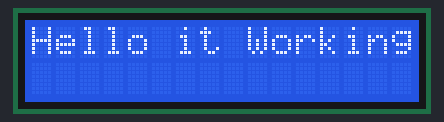
The sketch below on a simulated Arduino Uno, built with avr-gcc and run on an emulated ATmega328P. Parts: 16×2 character LCD.

Above: at 5.1 s.
At 15.2 s:
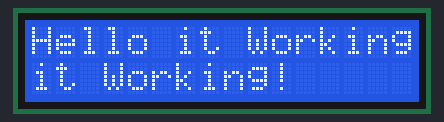
At 20.2 s:
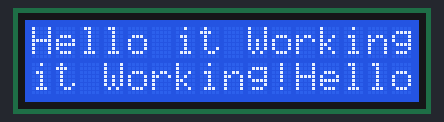
At 25.2 s:
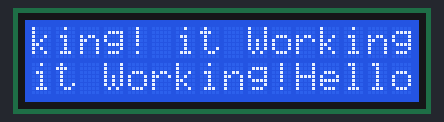
At 30.2 s:
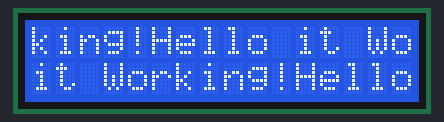

The sketch:

Disastermy.ino
```cpp
#include <Wire.h>
#include <LiquidCrystal_I2C.h>


const byte LCDcolumns = 16;
const byte LCDrows = 2;

// 0x27 is the default address. Is your address 0x3F - if so, change  to 0x3F
LiquidCrystal_I2C lcd(0x27, LCDcolumns, LCDrows);

void setup(){

  Serial.begin(9600);
  lcd.init();
  lcd.backlight();
  lcd.home();


}

void loop(){

delay(5000);
lcd.print("Hello it Working!");
}
```

Measured:
- what the display in image 0 shows lasts 10.0 s, from 5.1 s to 15.1 s
- what the display in image 1 shows lasts 5.0 s, from 15.1 s to 20.1 s
